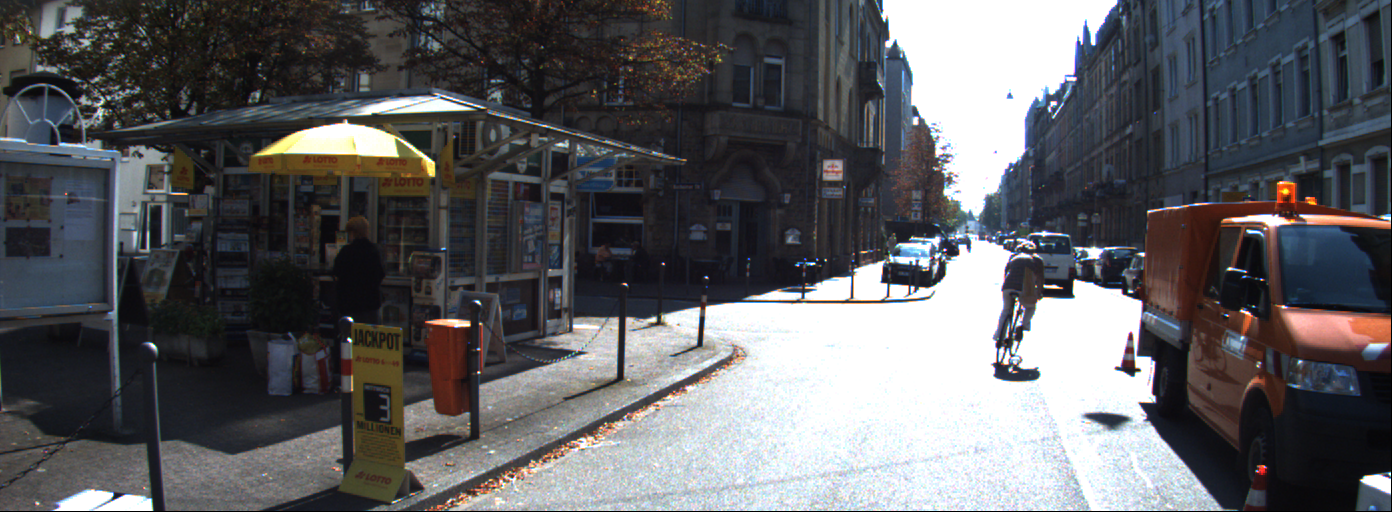
#> input picture task3/kitti_left_02.png, 1392 x 512 px
$ jupyter execute 'Assignment 3c_Stereo_24177075.ipynb'   (shell and % lines are left out)   (older library calls are emulated)
#> lines starting #> are read from the running program, lines starting #| are printed output that depends on the picture; long printed decimals are rounded
# Stereo using OpenCV

Your name: !double click to enter details!

Your ID number:

In the last assignments, we looked at sparse reconstruction. We extracted a small set of ORB features from the image, we estimated the essential matrix, and we reconstructed the 3D points.

It's quite natural to wonder, though, if we are not dumping too much information when we only take sparse data points. Can we not use all the pixels of the image? Of course, this is where stereo comes in.

In this Notebook, we will take a look at stereo rectification, disparity and depth estimation, using OpenCV.

We are going to use the (relayively) famous [KITTI Vision Benchmark Suite](https://www.cvlibs.net/datasets/kitti/). It's worth heading over to that site to have a look around - loads of nice datasets there. We're just going to take one stereo image pair.

In this activity, I will give you a lot of the code. The OpenCV interfaces can be a bit awkward to use. You will write soem code, and answer lots of questions.

## Read the images and the calibration

Let's start by reading the two images.

[cell 1]
import cv2
import matplotlib.pyplot as plt


# We will read both a colour version and a gray version. The colour version we will use for drawing stuff on,
# and the gray for the processing
imgL_color = cv2.imread('kitti_left_02.png')
#> imgL_color is the input picture: shape (512, 1392, 3); mean B, G, R 97.5, 94.5, 94.3
imgR_color = cv2.imread('kitti_right_03.png')
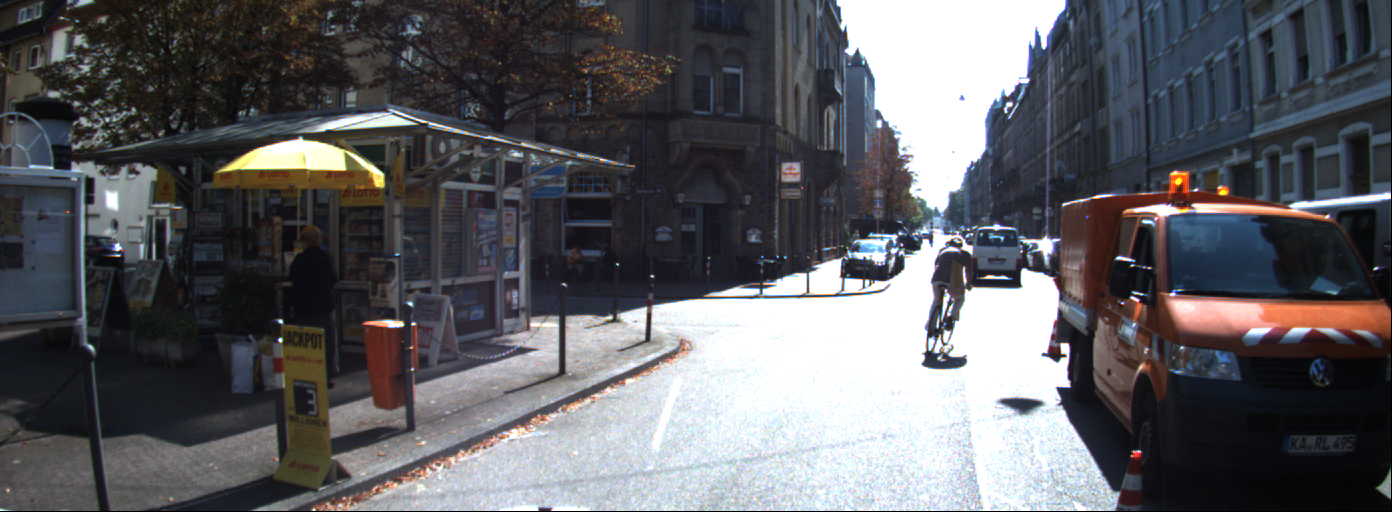
#> input picture task3/kitti_right_03.png, 1392 x 512 px
#> imgR_color is the input picture: shape (512, 1392, 3); mean B, G, R 97.7, 93.6, 93.5

imgL_color = cv2.cvtColor(imgL_color, cv2.COLOR_BGR2RGB)
imgR_color = cv2.cvtColor(imgR_color, cv2.COLOR_BGR2RGB)

imgL = cv2.imread('kitti_left_02.png',cv2.IMREAD_GRAYSCALE)
#> imgL: shape (512, 1392); min 0, max 255, mean 94.3
imgR = cv2.imread('kitti_right_03.png',cv2.IMREAD_GRAYSCALE)
#> imgR: shape (512, 1392); min 0, max 255, mean 93.6

plt.figure()
plt.imshow(imgL_color,cmap='gray')
plt.figure()
plt.imshow(imgR_color,cmap='gray')

The KITTI vehicle set up - note the stereo camera rig on top of the vehicle.

Now let's get the calibration info. This is just extracted from the KITTI datasets.

[cell 2]
import numpy as np

# Distortion parameters, per the OpenCV model (this is 3 radial distortion parameters and two tangential distortion parameters)
dist_l = np.array([-3.691481e-01, 1.968681e-01, 1.353473e-03,  5.677587e-04, -6.770705e-02])
dist_r = np.array([-3.639558e-01, 1.788651e-01, 6.029694e-04, -3.922424e-04, -5.382460e-02])

# The instrinsic camera matrices for the two cameras
K_l = np.array([[ 959.791, 0       , 696.0217 ],
                [ 0      , 956.9251, 224.1806 ],
                [ 0      , 0       , 1        ]])
K_r = np.array([[ 903.7596, 0       , 695.7519 ],
                [ 0       , 901.9653, 224.2509 ],
                [ 0       , 0       , 1        ]])

# The camera positions are defined in a global reference frame, so they have separate rotation and position
R_l = np.array([[  0.999975800, -0.005267463, -0.004552439 ],
                [  0.005251945,  0.999980400, -0.003413835 ],
                [  0.004570332,  0.003389843,  0.999838000 ]])
R_r = np.array([[  0.999559900,  0.016995220, -0.024313130 ],
                [ -0.017044220,  0.999853100, -0.001809756 ],
                [  0.024278800,  0.002223358,  0.999702800 ]])

t_l = np.array([  0.05956621, 0.0002900141,  0.002577209 ])
t_r = np.array([ -0.47310500, 0.0055514700, -0.005250882 ])

# For subsequent processing, we need the RELATIVE positions of the cameras
# R is the orientation of the right camera in the reference frame of the left camera
# And t is the position of the right camera in the reference frame of the left camera
R = R_l.T @ R_r
t = R_l.T @ (t_r - t_l)

# The image shape
h, w = imgL.shape[:2]
#> h = 512; w = 1392

## Do the stereo rectification

Now we will use OpenCV to do the rectification. The first step is to define the rectification parameters, i.e. the new camera matrices. It's worth having a look at the `cv2.stereoRectify`

[cell 3]
R1, R2, P1, P2, Q, roi1, roi2 = cv2.stereoRectify(K_l, dist_l, K_r, dist_r, (w, h), R, t,
                                                  cv2.CALIB_ZERO_DISPARITY, 0, (w, h),alpha=0)
#> roi1 = (0, 0, 1392, 511); roi2 = (0, 0, 1392, 512)

<font color='blue'>

#### Task

Print the camera matrices `P1` and `P2` that are output from the `stereoRectify` function above.

[cell 4]
##################################
# Your code here
print("P1:\n ", P1)
#| P1:
#|   [[972.821   0.         694.919   0.        ]
#|  [  0.         972.821 208.832   0.        ]
#|  [  0.           0.           1.           0.        ]]
print("P2:\n ", P2)
#| P2:
#|   [[ 972.821    0.          694.919 -518.275]
#|  [   0.          972.821  208.832    0.        ]
#|  [   0.            0.            1.            0.        ]]

<font color='blue'>

#### Questions

**Question**: Describe the new projection matrices. What can you say about the intrinsics (particularly, compared to the input intrinsics in `K_l` and `K_r`)? Is there a relative rotation and/or translation between the new projection matrices?

the project matrices seem to be identical apart from some translation in P2 tx value, this is because the right camera is shifted on the x axis relatively to the left one ( which is in the origin ). We can confirm this by looking at the physical camera rig in the car image above.

<font color='blue'>

**Question**: Given the projection matrices above, can you estimate the physical distance between the cameras? The final unit would be in metres.

yes you can. From the projection matrices we know that the focal length is 972.8207 and tx = 518.27, we can calculate the meter distance between the cameras using these two as Distance = 518.27/972.87 = 0.53 meters roughly or 53cm

### Now actually rectify the images

Now we will actually transform the images according to the new projection matrices above. That is, we will create the stereo image pair.

[cell 5]
# The first step is to create the maps for the rectification. This function returns a
# Look-Up-Table that can be subsequently used to do the mapping to the new image.
map1x, map1y = cv2.initUndistortRectifyMap(K_l, dist_l, R1, P1, (w, h), cv2.CV_32FC1)
map2x, map2y = cv2.initUndistortRectifyMap(K_r, dist_r, R2, P2, (w, h), cv2.CV_32FC1)

# Let's then remap the image. We will do this for both the color and the gray images
imgL_rColor = cv2.remap(imgL_color, map1x, map1y, cv2.INTER_LINEAR)
imgR_rColor = cv2.remap(imgR_color, map2x, map2y, cv2.INTER_LINEAR)
imgL_rGray = cv2.remap(imgL, map1x, map1y, cv2.INTER_LINEAR, cv2.BORDER_ISOLATED)
imgR_rGray = cv2.remap(imgR, map2x, map2y, cv2.INTER_LINEAR, cv2.BORDER_ISOLATED)
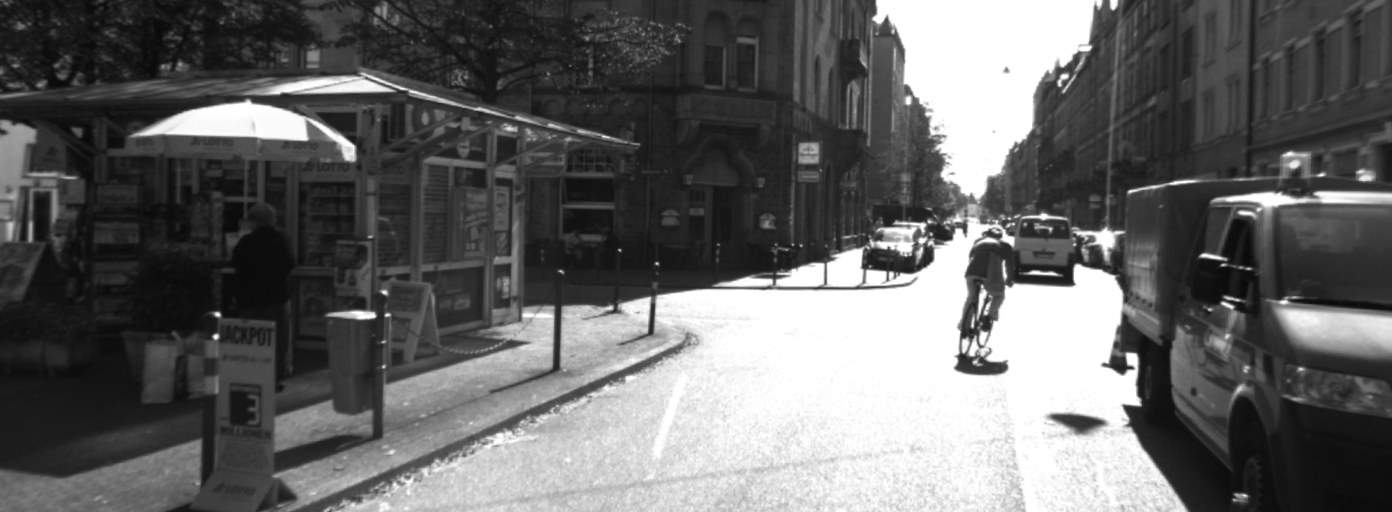
#> imgR_rGray: shape (512, 1392); min 9, max 255, mean 101

<font color='blue'>

#### Task

Plot a set of horizontal lines across both resulting images (`imgL_rColor` and `imgR_rColor`) at the same height. We know that these are now epipolar lines - that is the goal of the rectfication process.

[cell 6]
##################################
# Your code here
for i in np.arange(0, h, 100):
    cv2.line(imgL_rColor, (0, i), (w, i), (255, 0, 0), 2)
    cv2.line(imgR_rColor, (0, i), (w, i), (255, 0, 0), 2)
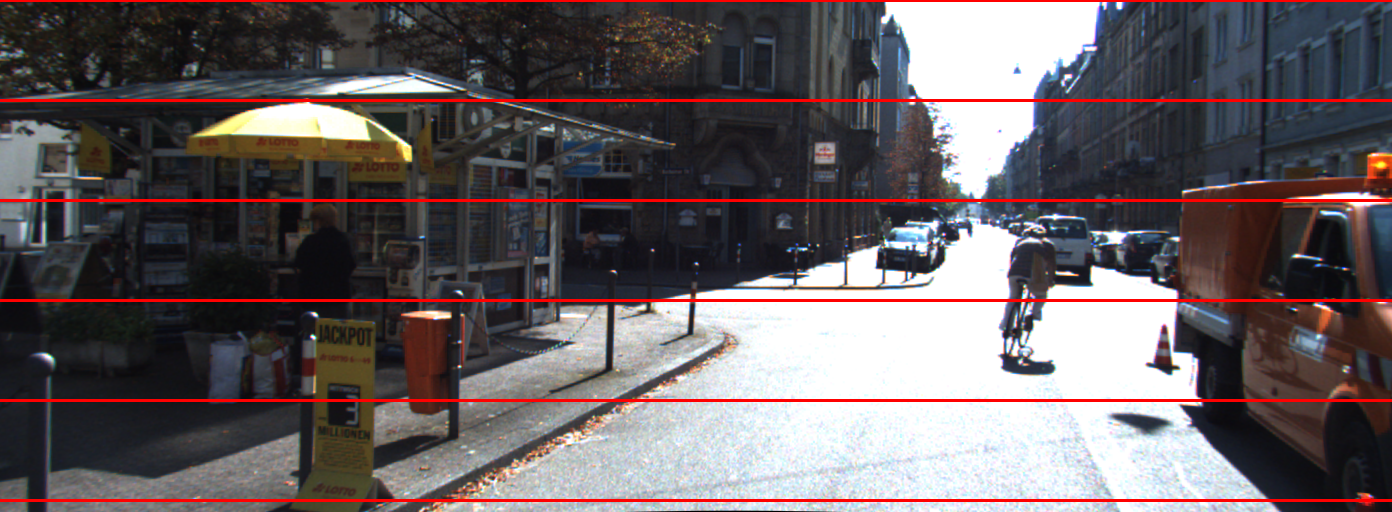
#> imgL_rColor: shape (512, 1392, 3); mean R, G, B 103.6, 94.7, 96.9
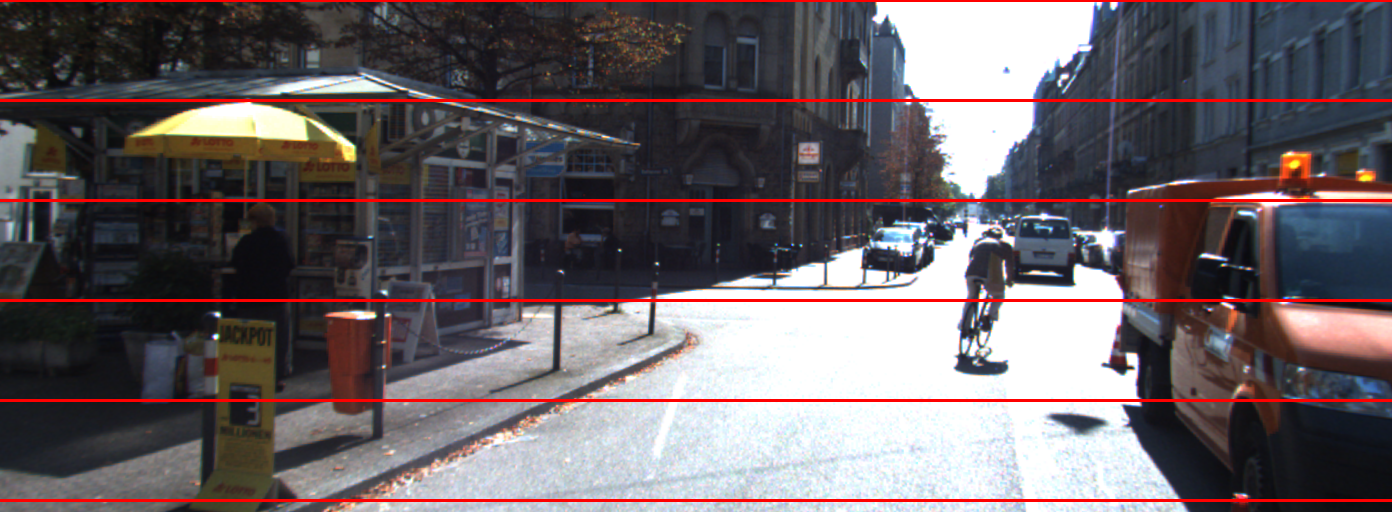
#> imgR_rColor: shape (512, 1392, 3); mean R, G, B 106.3, 97.3, 101


plt.figure()
plt.imshow(imgL_rColor)
plt.figure()
plt.imshow(imgR_rColor)

<font color='blue'>

#### Questions

**Question**: Describe what you see with the horizontal lines. Does it look like the stereo rectification did a good job? Explain

Yes, the stereo rectification worked well, we can see that the red lines pass at the same vertical positions on both images, though, some of the field of vision has been removed from the edges.

### Compute the disparity

We will use OpenCV to create the disparity for the image pair.

There are two parameters. `numDisparities` is the maximum disparity size/distance. `blockSize` is the size of the kernel for the stereo block matching.

We have some parameters set below, but this doesn't look great.

[cell 7]
stereo = cv2.StereoBM.create(numDisparities=16, blockSize=9)
disparity = stereo.compute(imgL_rGray, imgR_rGray)
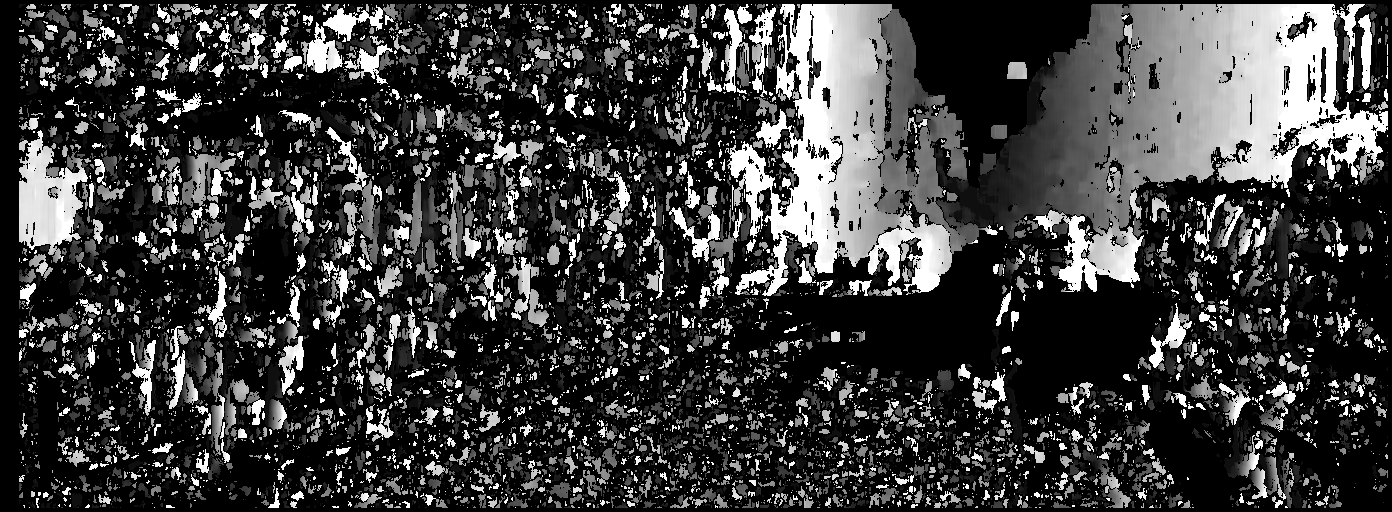
#> disparity: shape (512, 1392) int16; min -16, max 240, mean 46.2; drawn with min black and max white
plt.imshow(disparity,'gray')
plt.show()

<font color='blue'>

#### Task:
The disparity above is not very good. Copy the code a few times, and play with the parameters to see if you can make it better.

from the openCV documentation the parameters are defined as:

numDisparities	the disparity search range. For each pixel algorithm will find the best disparity from 0 (default minimum disparity) to numDisparities. The search range can then be shifted by changing the minimum disparity.

blockSize	the linear size of the blocks compared by the algorithm. The size should be odd (as the block is centered at the current pixel). Larger block size implies smoother, though less accurate disparity map. Smaller block size gives more detailed disparity map, but there is higher chance for algorithm to find a wrong correspondence.

here I create a loop to check the effect of changing the params when computing disparity

[cell 8]
num_disparities = [16, 32, 64, 128]
block_sizes = [5, 9, 15, 21]

fig, axes = plt.subplots(len(num_disparities), len(block_sizes), figsize=(20, 20))

for i, num_disp in enumerate(num_disparities):
    for j, block_size in enumerate(block_sizes):
        stereo = cv2.StereoBM.create(numDisparities=num_disp, blockSize=block_size)
        disparity = stereo.compute(imgL_rGray, imgR_rGray)

        ax = axes[i, j]
        ax.imshow(disparity, 'gray')
        ax.set_title(f'numDisparities={num_disp}, blockSize={block_size}')
        ax.axis('off')

plt.tight_layout()
plt.show()
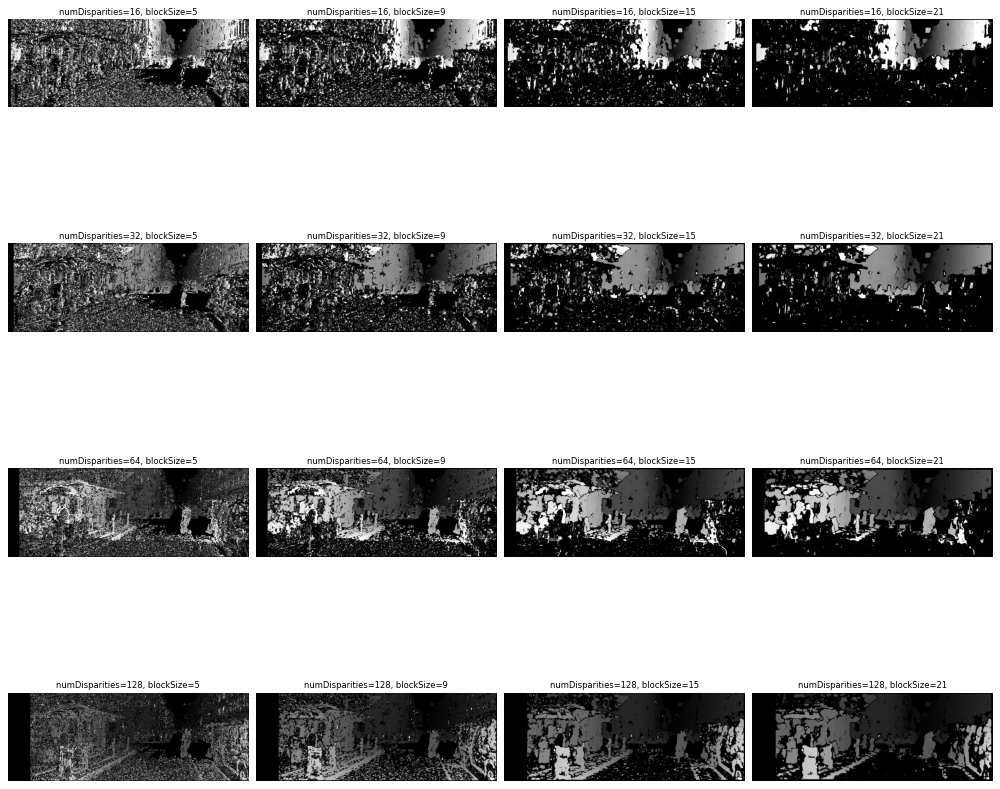
#> figure drawn by matplotlib, 16 panels
